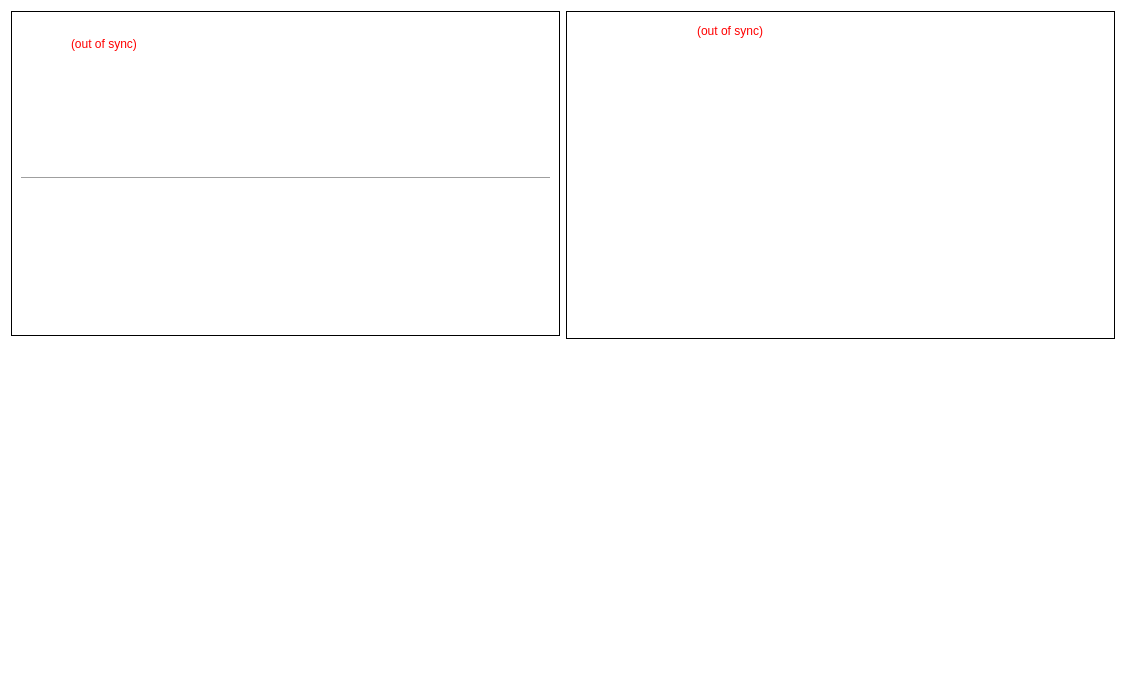
<?xml version="1.0" encoding="UTF-8"?>
<ui version="4.0">
 <class>OverviewPage</class>
 <widget class="QWidget" name="OverviewPage">
  <property name="geometry">
   <rect>
    <x>0</x>
    <y>0</y>
    <width>1126</width>
    <height>677</height>
   </rect>
  </property>
  <property name="sizePolicy">
   <sizepolicy hsizetype="Preferred" vsizetype="Preferred">
    <horstretch>0</horstretch>
    <verstretch>0</verstretch>
   </sizepolicy>
  </property>
  <property name="windowTitle">
   <string>Form</string>
  </property>
  <property name="styleSheet">
   <string notr="true">background-color: qlineargradient(spread:pad, x1:0, y1:0, x2:1, y2:1, stop:0 rgba(252, 128, 128, 0), stop:1 rgba(255, 255, 255, 0));</string>
  </property>
  <layout class="QHBoxLayout" name="horizontalLayout" stretch="1,1">
   <item>
    <layout class="QVBoxLayout" name="verticalLayout_2">
     <item>
      <widget class="QFrame" name="frame">
       <property name="styleSheet">
        <string notr="true">color: rgb(255, 255, 255);</string>
       </property>
       <property name="frameShape">
        <enum>QFrame::StyledPanel</enum>
       </property>
       <property name="frameShadow">
        <enum>QFrame::Raised</enum>
       </property>
       <layout class="QVBoxLayout" name="verticalLayout_4">
        <item>
         <layout class="QHBoxLayout" name="horizontalLayout_4">
          <item>
           <widget class="QLabel" name="label_5">
            <property name="font">
             <font>
              <pointsize>11</pointsize>
              <weight>75</weight>
              <bold>true</bold>
             </font>
            </property>
            <property name="text">
             <string>Wallet</string>
            </property>
           </widget>
          </item>
          <item>
           <widget class="QLabel" name="labelWalletStatus">
            <property name="toolTip">
             <string>The displayed information may be out of date. Your wallet automatically synchronizes with the FileBit network after a connection is established, but this process has not completed yet.</string>
            </property>
            <property name="styleSheet">
             <string notr="true">QLabel { color: red; }</string>
            </property>
            <property name="text">
             <string notr="true">(out of sync)</string>
            </property>
            <property name="alignment">
             <set>Qt::AlignLeading|Qt::AlignLeft|Qt::AlignVCenter</set>
            </property>
           </widget>
          </item>
          <item>
           <spacer name="horizontalSpacer_2">
            <property name="orientation">
             <enum>Qt::Horizontal</enum>
            </property>
            <property name="sizeHint" stdset="0">
             <size>
              <width>40</width>
              <height>20</height>
             </size>
            </property>
           </spacer>
          </item>
         </layout>
        </item>
        <item>
         <layout class="QFormLayout" name="formLayout_2">
          <property name="fieldGrowthPolicy">
           <enum>QFormLayout::AllNonFixedFieldsGrow</enum>
          </property>
          <property name="horizontalSpacing">
           <number>12</number>
          </property>
          <property name="verticalSpacing">
           <number>12</number>
          </property>
          <item row="0" column="0">
           <widget class="QLabel" name="label">
            <property name="text">
             <string>Spendable:</string>
            </property>
           </widget>
          </item>
          <item row="0" column="1">
           <widget class="QLabel" name="labelBalance">
            <property name="font">
             <font>
              <weight>75</weight>
              <bold>true</bold>
             </font>
            </property>
            <property name="cursor">
             <cursorShape>IBeamCursor</cursorShape>
            </property>
            <property name="toolTip">
             <string>&lt;html&gt;&lt;head/&gt;&lt;body&gt;&lt;p&gt;&lt;span style=&quot; color:#000000;&quot;&gt;Your current spendable balance&lt;/span&gt;&lt;/p&gt;&lt;/body&gt;&lt;/html&gt;</string>
            </property>
            <property name="text">
             <string notr="true">0 XF</string>
            </property>
            <property name="textInteractionFlags">
             <set>Qt::LinksAccessibleByMouse|Qt::TextSelectableByKeyboard|Qt::TextSelectableByMouse</set>
            </property>
           </widget>
          </item>
          <item row="1" column="0">
           <widget class="QLabel" name="label_6">
            <property name="text">
             <string>Stake:</string>
            </property>
           </widget>
          </item>
          <item row="1" column="1">
           <widget class="QLabel" name="labelStake">
            <property name="font">
             <font>
              <weight>75</weight>
              <bold>true</bold>
             </font>
            </property>
            <property name="cursor">
             <cursorShape>IBeamCursor</cursorShape>
            </property>
            <property name="toolTip">
             <string>&lt;html&gt;&lt;head/&gt;&lt;body&gt;&lt;p&gt;&lt;span style=&quot; color:#020202;&quot;&gt;Total of coins that was staked, and do not yet count toward the current balance&lt;/span&gt;&lt;/p&gt;&lt;/body&gt;&lt;/html&gt;</string>
            </property>
            <property name="text">
             <string notr="true">0 XF</string>
            </property>
            <property name="textInteractionFlags">
             <set>Qt::LinksAccessibleByMouse|Qt::TextSelectableByKeyboard|Qt::TextSelectableByMouse</set>
            </property>
           </widget>
          </item>
          <item row="2" column="0">
           <widget class="QLabel" name="label_3">
            <property name="styleSheet">
             <string notr="true">color: rgb(255, 255, 255);</string>
            </property>
            <property name="text">
             <string>Unconfirmed:</string>
            </property>
           </widget>
          </item>
          <item row="2" column="1">
           <widget class="QLabel" name="labelUnconfirmed">
            <property name="font">
             <font>
              <weight>75</weight>
              <bold>true</bold>
             </font>
            </property>
            <property name="cursor">
             <cursorShape>IBeamCursor</cursorShape>
            </property>
            <property name="toolTip">
             <string>&lt;html&gt;&lt;head/&gt;&lt;body&gt;&lt;p&gt;&lt;span style=&quot; color:#020202;&quot;&gt;Total of transactions that have yet to be confirmed, and do not yet count toward the current balance&lt;/span&gt;&lt;/p&gt;&lt;/body&gt;&lt;/html&gt;</string>
            </property>
            <property name="text">
             <string notr="true">0 XF</string>
            </property>
            <property name="textInteractionFlags">
             <set>Qt::LinksAccessibleByMouse|Qt::TextSelectableByKeyboard|Qt::TextSelectableByMouse</set>
            </property>
           </widget>
          </item>
          <item row="3" column="0">
           <widget class="QLabel" name="labelImmatureText">
            <property name="styleSheet">
             <string notr="true">color: rgb(255, 255, 255);</string>
            </property>
            <property name="text">
             <string>Immature:</string>
            </property>
           </widget>
          </item>
          <item row="3" column="1">
           <widget class="QLabel" name="labelImmature">
            <property name="font">
             <font>
              <weight>75</weight>
              <bold>true</bold>
             </font>
            </property>
            <property name="toolTip">
             <string>&lt;html&gt;&lt;head/&gt;&lt;body&gt;&lt;p&gt;&lt;span style=&quot; color:#040404;&quot;&gt;Mined balance that has not yet matured&lt;/span&gt;&lt;/p&gt;&lt;/body&gt;&lt;/html&gt;</string>
            </property>
            <property name="text">
             <string notr="true">0 XF</string>
            </property>
            <property name="textInteractionFlags">
             <set>Qt::LinksAccessibleByMouse|Qt::TextSelectableByKeyboard|Qt::TextSelectableByMouse</set>
            </property>
           </widget>
          </item>
          <item row="4" column="0" colspan="2">
           <widget class="Line" name="line">
            <property name="orientation">
             <enum>Qt::Horizontal</enum>
            </property>
           </widget>
          </item>
          <item row="5" column="0">
           <widget class="QLabel" name="labelTotalText">
            <property name="text">
             <string>Total:</string>
            </property>
           </widget>
          </item>
          <item row="5" column="1">
           <widget class="QLabel" name="labelTotal">
            <property name="font">
             <font>
              <weight>75</weight>
              <bold>true</bold>
             </font>
            </property>
            <property name="cursor">
             <cursorShape>IBeamCursor</cursorShape>
            </property>
            <property name="toolTip">
             <string>&lt;html&gt;&lt;head/&gt;&lt;body&gt;&lt;p&gt;&lt;span style=&quot; color:#020202;&quot;&gt;Your current total balance&lt;/span&gt;&lt;/p&gt;&lt;/body&gt;&lt;/html&gt;</string>
            </property>
            <property name="text">
             <string notr="true">0 XF</string>
            </property>
            <property name="textInteractionFlags">
             <set>Qt::LinksAccessibleByMouse|Qt::TextSelectableByKeyboard|Qt::TextSelectableByMouse</set>
            </property>
           </widget>
          </item>
         </layout>
        </item>
        <item>
         <spacer name="horizontalSpacer_5">
          <property name="orientation">
           <enum>Qt::Horizontal</enum>
          </property>
          <property name="sizeHint" stdset="0">
           <size>
            <width>40</width>
            <height>20</height>
           </size>
          </property>
         </spacer>
        </item>
        <item>
         <spacer name="horizontalSpacer_8">
          <property name="orientation">
           <enum>Qt::Horizontal</enum>
          </property>
          <property name="sizeHint" stdset="0">
           <size>
            <width>40</width>
            <height>20</height>
           </size>
          </property>
         </spacer>
        </item>
        <item>
         <spacer name="horizontalSpacer_7">
          <property name="orientation">
           <enum>Qt::Horizontal</enum>
          </property>
          <property name="sizeHint" stdset="0">
           <size>
            <width>40</width>
            <height>20</height>
           </size>
          </property>
         </spacer>
        </item>
        <item>
         <spacer name="horizontalSpacer_6">
          <property name="orientation">
           <enum>Qt::Horizontal</enum>
          </property>
          <property name="sizeHint" stdset="0">
           <size>
            <width>40</width>
            <height>20</height>
           </size>
          </property>
         </spacer>
        </item>
        <item>
         <spacer name="horizontalSpacer_4">
          <property name="orientation">
           <enum>Qt::Horizontal</enum>
          </property>
          <property name="sizeHint" stdset="0">
           <size>
            <width>40</width>
            <height>20</height>
           </size>
          </property>
         </spacer>
        </item>
        <item>
         <spacer name="horizontalSpacer_3">
          <property name="orientation">
           <enum>Qt::Horizontal</enum>
          </property>
          <property name="sizeHint" stdset="0">
           <size>
            <width>40</width>
            <height>20</height>
           </size>
          </property>
         </spacer>
        </item>
       </layout>
      </widget>
     </item>
     <item>
      <widget class="QLabel" name="label_2">
       <property name="autoFillBackground">
        <bool>false</bool>
       </property>
       <property name="styleSheet">
        <string notr="true">background-color: qlineargradient(spread:pad, x1:0, y1:0, x2:1, y2:1, stop:0 rgba(252, 128, 128, 0), stop:1 rgba(255, 255, 255, 0));</string>
       </property>
       <property name="text">
        <string/>
       </property>
       <property name="pixmap">
        <pixmap resource="../bitcoin.qrc">:/icons/techbg</pixmap>
       </property>
       <property name="scaledContents">
        <bool>false</bool>
       </property>
       <property name="margin">
        <number>0</number>
       </property>
      </widget>
     </item>
    </layout>
   </item>
   <item>
    <layout class="QVBoxLayout" name="verticalLayout_3">
     <item>
      <widget class="QFrame" name="frame_2">
       <property name="styleSheet">
        <string notr="true">color: rgb(255, 255, 255);</string>
       </property>
       <property name="frameShape">
        <enum>QFrame::StyledPanel</enum>
       </property>
       <property name="frameShadow">
        <enum>QFrame::Raised</enum>
       </property>
       <layout class="QVBoxLayout" name="verticalLayout">
        <item>
         <layout class="QHBoxLayout" name="horizontalLayout_2">
          <item>
           <widget class="QLabel" name="label_4">
            <property name="text">
             <string>&lt;b&gt;Recent transactions&lt;/b&gt;</string>
            </property>
           </widget>
          </item>
          <item>
           <widget class="QLabel" name="labelTransactionsStatus">
            <property name="toolTip">
             <string>The displayed information may be out of date. Your wallet automatically synchronizes with the FileBit network after a connection is established, but this process has not completed yet.</string>
            </property>
            <property name="styleSheet">
             <string notr="true">QLabel { color: red; }</string>
            </property>
            <property name="text">
             <string notr="true">(out of sync)</string>
            </property>
            <property name="alignment">
             <set>Qt::AlignRight|Qt::AlignTrailing|Qt::AlignVCenter</set>
            </property>
           </widget>
          </item>
          <item>
           <spacer name="horizontalSpacer">
            <property name="orientation">
             <enum>Qt::Horizontal</enum>
            </property>
            <property name="sizeHint" stdset="0">
             <size>
              <width>40</width>
              <height>20</height>
             </size>
            </property>
           </spacer>
          </item>
         </layout>
        </item>
        <item>
         <widget class="QListView" name="listTransactions">
          <property name="styleSheet">
           <string notr="true">QListView { background: transparent; }</string>
          </property>
          <property name="frameShape">
           <enum>QFrame::NoFrame</enum>
          </property>
          <property name="verticalScrollBarPolicy">
           <enum>Qt::ScrollBarAlwaysOff</enum>
          </property>
          <property name="horizontalScrollBarPolicy">
           <enum>Qt::ScrollBarAlwaysOff</enum>
          </property>
          <property name="selectionMode">
           <enum>QAbstractItemView::NoSelection</enum>
          </property>
         </widget>
        </item>
       </layout>
      </widget>
     </item>
     <item>
      <spacer name="verticalSpacer_2">
       <property name="orientation">
        <enum>Qt::Vertical</enum>
       </property>
       <property name="sizeHint" stdset="0">
        <size>
         <width>20</width>
         <height>40</height>
        </size>
       </property>
      </spacer>
     </item>
    </layout>
   </item>
  </layout>
 </widget>
 <resources>
  <include location="../bitcoin.qrc"/>
 </resources>
 <connections/>
</ui>
